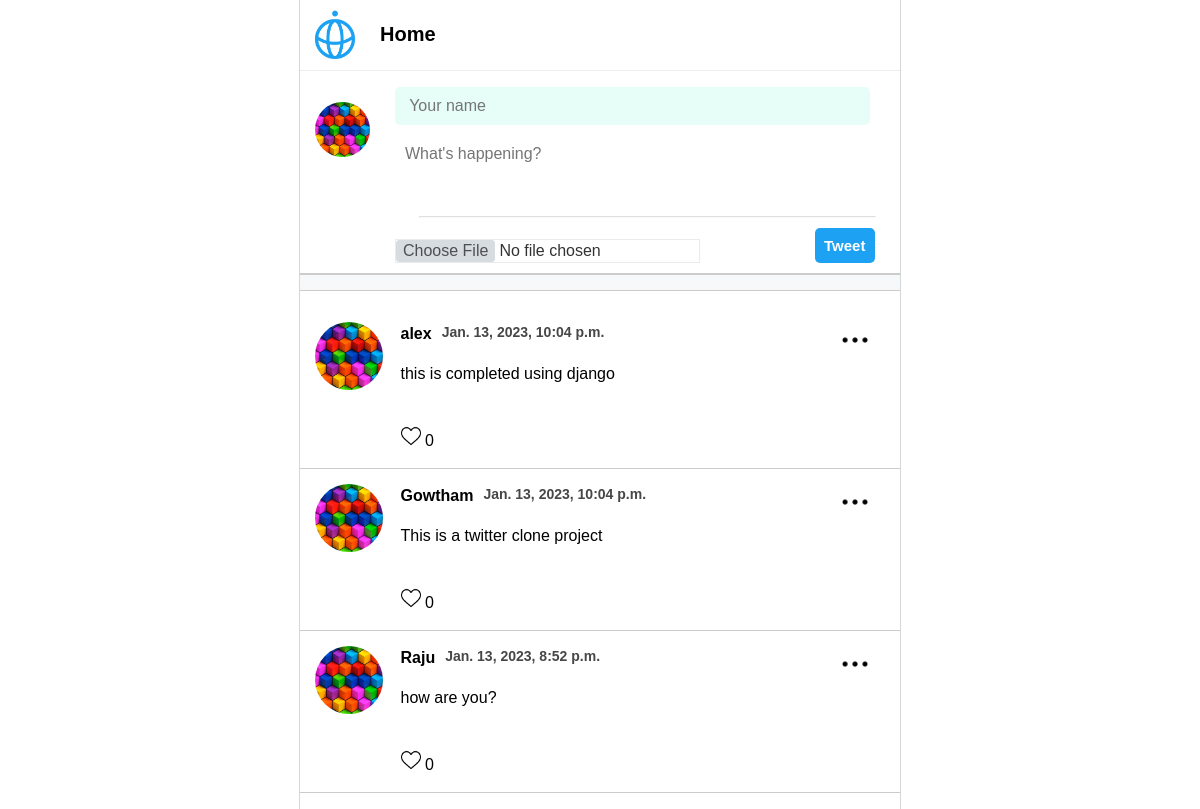
The page / on the database its author committed.
### posts/models.py (models this page shows)
class Post(models.Model):
    class Meta(object):
        db_table = 'post'
    name = models.CharField(
        'Name', blank=False, null=False, max_length=14, db_index=True, default='Anonymous'
    )
    body = models.CharField(
        'Body', blank=True, null=True, max_length=140, db_index=True
    )
    created_at = models.DateTimeField(
        'Created DateTime', blank=True, auto_now_add=True
    )
    count = models.IntegerField(
        'count',blank=True,default=0
    )
    image=CloudinaryField(
        "image",blank=True,db_index=True
    )

### posts/views.py (the view, shortened to what this page needs)
# urls.py: path('', views.index, name='index'),
def index(request):
    posts = Post.objects.all().order_by('-created_at')[:20]
    return render(request, 'post.html',
                   {'posts': posts})

### templates/post.html (shortened to what this page needs)
{% extends "base.html" %} {% block content %} {% load static %}
<body class="home">
    <div class="mainContainer">
        <div class="main">
            <div class="mainHeader">
                <img class ="companyLogo" id="comp" src="{%static 'img/techis-logo.svg' %}"/>
                <h1 class="homeTag">Home</h1>
            </div>
                <form action="" method="post" enctype="multipart/form-data">
                    <div class="writePostMainDiv">
                        <div class="profilePic">
                            <img id="proPic" src="{% static 'img/sample-icon.jpg' %}">
                        </div>
                        <div class="inputText">
                            <input class="yourNameInput" type="text" name="name" placeholder=" Your name" required/>
                            <textarea class="textarea" name="body" placeholder="What's happening?" required></textarea>
                            <hr style="opacity: 0.3; margin: top 10px; margin-bottom:10px; width: 90%">
                        <div class="tweet">
                            <input class="chooseFile" type="file" name="image" />
                            <input class="tweetButton" type="submit" value="Tweet">
                        </div>
                        </div>
                    </div>
                </form>
                <div class="ditch"></div>
                <section class="posts">
                    <ul>
                        {% for post in posts %}
                        <li>
                            <div class="logo">
                                <img src="{%static 'img/sample-icon.jpg' %}" />
                            </div>
                            <div class="name_body">
                                <div class="name">{{ post.name }}
                                <div class="datetime">{{ post.created_at }}
                                <img class="menu_icon js-menu-icon" src="{% static 'img/menu.png' %}"/>
                                </div>
                            </div>
                            <p>{{ post.body }}</p>
                            <div class="like">
                            <a href="/like/{{ post.id }}"><img id="like-btn" src="{%static 'img/heart icon.png' %}"/></a>
                                {{ post.count }}
                            </div>
                        </li>
                        {% endfor %}
                    </ul>
                </section>
        </div>
    </div>
</body>
{% endblock %}

### templates/base.html (shortened to what this page needs)
<!DOCTYPE html>
<html lang="en">
<head>
    {% load static %}
    <link href="{% static 'css/style.module.css' %}" rel="stylesheet" />
</head>
<body>
    {% block content %} {{ content }} {% endblock %}
</body>
</html>

### static/css/style.module.css (style rules this page uses)
html, body { height: 100%; box-sizing: border-box; font-family: sans-serif; margin: 0; font-size: 1rem; font-weight: 400; line-height: 1.5; }
.mainContainer { padding: 0; min-height: 100%; display: flex; justify-content: center; margin-right: auto; margin-left: auto; }
.main { text-align: left; width: 100%; max-width: 600px; border-left: 1px solid rgb(212, 215, 216); border-right: 1px solid rgb(212, 215, 216); }
.mainHeader { padding: 10px; border-bottom: 1px solid rgb(235, 238, 240); display: flex; justify-content: left; align-items: center; }
.companyLogo { width: 50px; margin-right: 20px; }
.homeTag { margin-left: 0px; line-height: 20px; margin-bottom: 15px; font-weight: bold; font-size: 20px; }
.writePostMainDiv { display:flex; justify-content: space-between; margin-left: 0px; width: 100%; padding-top: 16px; border-bottom:1px solid #ccc; }
#proPic { width: 55px; border-radius: 50%; position: relative; height: 55px; }
.profilePic { margin-right: 10px; padding: 15px; }
.inputText { width: 100%; }
.yourNameInput { border: 0px; width: 90%; background: #e6fef7; border-radius: 5px; margin-bottom: 10px; padding: 10px; font-size: 16px; font-family: "Arial"; }
.textarea { width: 90%; border-radius: 5px; margin-bottom: 10px; padding: 10px; border: 0px; outline: none; font-family: "Arial"; font-size: 16px; resize: none; }
.tweet { display: flex; justify-content: space-between; align-items: center; width: 95%; }
.tweetButton { background-color: rgb(29, 161, 242); color: white; font-size: 15px; font-weight: bold; height: 35px; width: 60px; border: none; border-radius: 5px; margin-bottom: 10px; }
.chooseFile { border: 1px solid rgba(0, 0, 0, .1); opacity: 0.8; font-size: 16px; }
.ditch { height: 15px; background-color: rgb(247, 248, 249); border-top: 1px solid #ccc; border-bottom: 1px solid #ccc; }
.posts ul { padding: 0; }
.posts li { position: relative; display: flex; border-bottom: 1px solid #ccc; padding: 15px; }
.posts li .menu_icon { width: 30px; position: absolute; right: 30px; top: 18px; border-radius: 5%; }
.posts li .logo { flex-basis: 15%; }
.posts li .logo img { width: 80%; border-radius: 50%; }
.posts li .name_body { flex-basis: 85%; }
.posts li .name_body .name { font-weight: bold; display: flex; }
.posts li .name_body .datetime { padding-left: 10px; font-size: 14px; color:rgb(71, 71, 71); }
#like-btn { width: 5%; }
#like-btn { width: 20px; }

### rows shown on the page
Post: name "alex", created_at "Jan. 13, 2023, 10:04 p.m.", body "this is completed using django", count "0"
Post: name "Gowtham", created_at "Jan. 13, 2023, 10:04 p.m.", body "This is a twitter clone project", count "0"
Post: name "Raju", created_at "Jan. 13, 2023, 8:52 p.m.", body "how are you?", count "0"
